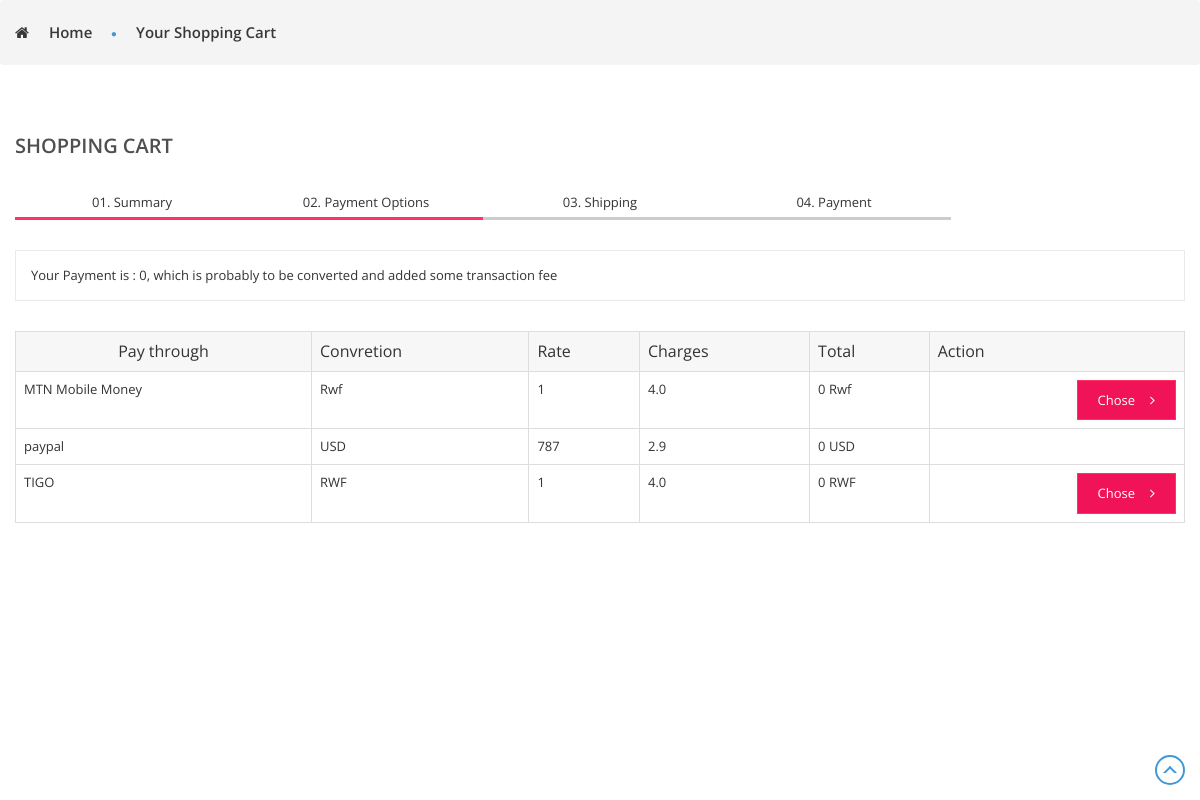
Screenshot of /invest/payment.php (signed in) with the database file from the repository.
### tables this page shows
CREATE TABLE `paysystems1` (
  `id` int(11) NOT NULL,
  `pSystem` varchar(50) NOT NULL,
  `pConverstion` varchar(50) NOT NULL,
  `pRate` decimal(11,0) NOT NULL,
  `pCharges` decimal(11,1) NOT NULL
);

### invest/payment.php (the view, shortened to what this page needs)
<?PHP require('db.php');?>
<?php
$steps='';
if (isset($_SESSION["username"]))
	{
		$steps.='<li class="current-step"><span>01. Summary</span></li>
                                <li class="current-step"><span>02. Payment Options</span></li>
                                <li><span>03. Shipping</span></li>
                                <li><span>04. Payment</span></li>';
	}
?>
<?php
$cartTotal = "";
$pp_checkout_btn = '';
?>
<!DOCTYPE html>
<html>
<head>
    <link rel="stylesheet" type="text/css" href="assets/lib/bootstrap/css/bootstrap.min.css" />
    <link rel="stylesheet" type="text/css" href="assets/lib/font-awesome/css/font-awesome.min.css" />
    <link rel="stylesheet" type="text/css" href="assets/lib/Linearicons/css/demo.css" />
    <link rel="stylesheet" type="text/css" href="assets/lib/select2/css/select2.min.css" />
    <link rel="stylesheet" type="text/css" href="assets/lib/jquery.bxslider/jquery.bxslider.css" />
    <link rel="stylesheet" type="text/css" href="assets/lib/owl.carousel/owl.carousel.css" />
    <link rel="stylesheet" type="text/css" href="assets/lib/fancyBox/jquery.fancybox.css" />
    <link rel="stylesheet" type="text/css" href="assets/css/animate.css" />
    <link rel="stylesheet" type="text/css" href="assets/css/reset.css" />
    <link rel="stylesheet" type="text/css" href="assets/css/index2.css" />
    <link rel="stylesheet" type="text/css" href="assets/css/quick-view.css" />
    <link rel="stylesheet" type="text/css" href="assets/css/responsive2.css" />
</head>
<body class="onsale-product">
    <div class="wrapper">
        <div class="main-page">
            <div class="breadcrumb clearfix">
                <div class="container">
                    <ul class="list-breadcr">
                        <li class="home"><a href="index.php" title="Back to Home">Home</a></li>
                        <li><span>Your shopping cart</span></li>
                    </ul>
                </div>
            </div>
            <div class="page-content">
                <div class="container">
                    <div class="page-title">
                        <h3 class="title">Shopping cart</h3>
                    </div>
                    <div class="row-none">
                        <div class="page-order">
                            <ul class="step clearfix"><?php echo $steps;?>
                            </ul>
                            <div class="heading-counter warning">Your Payment is : <?php echo number_format($cartTotal);?>, which is probably to be converted and added some transaction fee
                            </div>
                            <div class="order-detail-content">
                                <table class="table table-bordered table-responsive cart_summary">
                                    <thead>
                                        <tr>
                                            <th class="cart_product">Pay through</th>
                                            <th>Convretion</th>
                                            <th>Rate</th>
                                            <th>Charges</th>
                                            <th>Total</th>
                                            <th  class="action">Action</th>
                                        </tr>
                                    </thead>
                                    <tbody>
										<?php
										$sql2 = $db->query("SELECT * FROM `paysystems1`");
										while($row = mysqli_fetch_array($sql2))
													{
														$payee = $row['pSystem'];
														if($payee == 'paypal'){
														echo'<tr>
														<td>'.$row['pSystem'].'</td>
														<td>'.$row['pConverstion'].'</td>
														<td>'.$row['pRate'].'</td>
														<td>'.$row['pCharges'].'</td>
														<td>'.round($cartTotal / $row['pRate'] , 2).' '.$row['pConverstion'].'</td>
														<td><div class="cart_navigation">'.$pp_checkout_btn.'</div></td></tr>';
														}else{
														echo'<tr>
														<td>'.$row['pSystem'].'</td>
														<td>'.$row['pConverstion'].'</td>
														<td>'.$row['pRate'].'</td>
														<td>'.$row['pCharges'].'</td>
														<td>'.round($cartTotal / $row['pRate'] , 2).' '.$row['pConverstion'].'</td>
														<td><div class="cart_navigation"><a class="next-btn"> Chose</a></div></td></tr>';
														}
													}
													?>
									</tbody>
                                </table>
                            </div>
                        </div>
                    </div>
                </div>
            </div>
        </div>
        <a href="order.html#" class="scroll_top" title="Scroll to Top" style="display: inline;">Scroll</a>
    </div>
</body>
</html>

### rows the page displays
paysystems1: pSystem "MTN Mobile Money", pConverstion "Rwf", pRate "1", pCharges "4.0", $cartTotal/$row['pRate'] "0"
paysystems1: pSystem "paypal", pConverstion "USD", pRate "787", pCharges "2.9", $cartTotal/$row['pRate'] "0"
paysystems1: pSystem "TIGO", pConverstion "RWF", pRate "1", pCharges "4.0", $cartTotal/$row['pRate'] "0"

### other values shown
$cartTotal "0"
